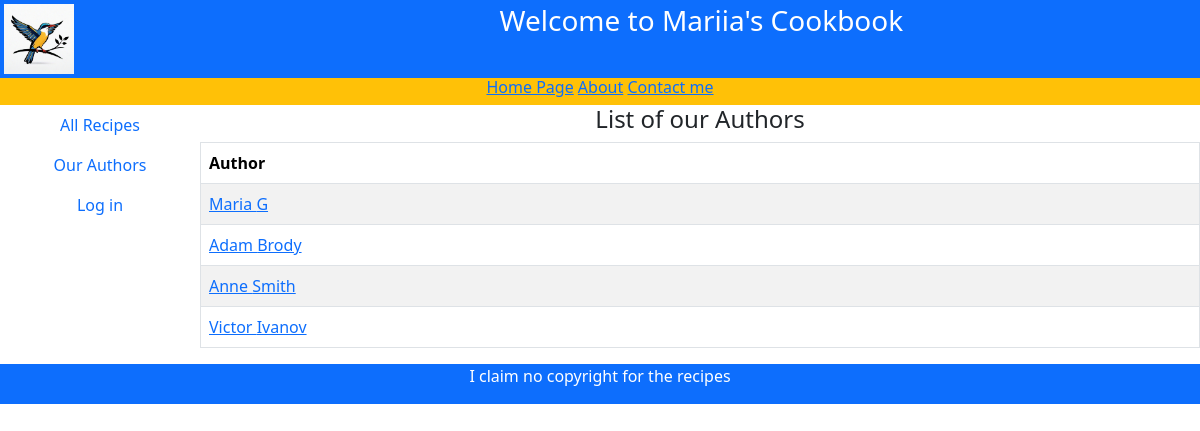
Screenshot of /authors/ with the database file from the repository.
### myapp/models.py (models this page shows, shortened)
class Author(models.Model):
    first_name = models.CharField(max_length=20,
                                  help_text="Enter your first name",
                                  verbose_name="Your first name")
    last_name = models.CharField(max_length=30,
                                 help_text="Enter your last name",
                                 verbose_name="Your last name")
    objects: models.Manager()

### myapp/views.py (the view)
# urls.py: path('authors/', views.AuthorListView.as_view(), name='authors-list'),
class AuthorListView(ListView):
    model = Author

### templates/myapp/author_list.html (shortened to what this page needs)
{% extends "myapp/base.html" %}
{% block content %}
<h4>List of our Authors</h4>
<table class="table table-striped table-bordered text-start">
    <thead>
        <tr>
            <th>Author</th>
        </tr>
    </thead>
    <tbody>
    {% for author in author_list.all %}
    <tr>
        <td><a href="{{ author.id }}">{{ author.first_name}} {{ author.last_name}} </a></td>
    </tr>
    {% endfor %}
</table>
{% endblock %}

### rows the page displays
Author: first_name "Maria", last_name "G"
Author: first_name "Adam", last_name "Brody"
Author: first_name "Anne", last_name "Smith"
Author: first_name "Victor", last_name "Ivanov"
